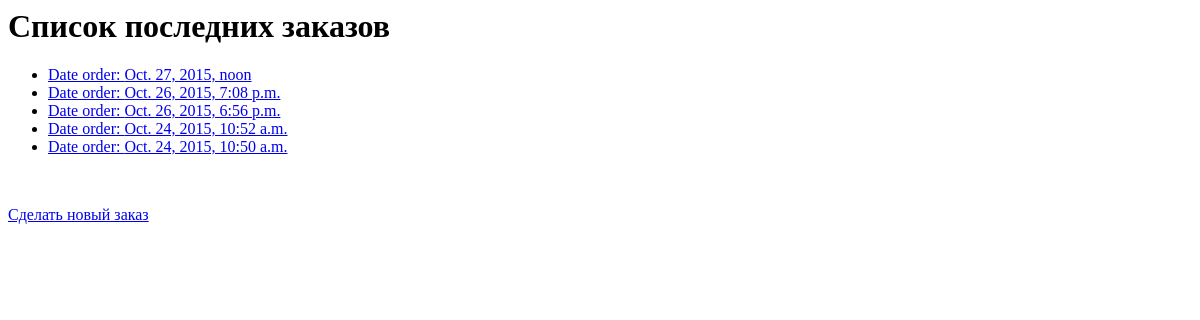
The page /lunch/ on the database as committed earlier.
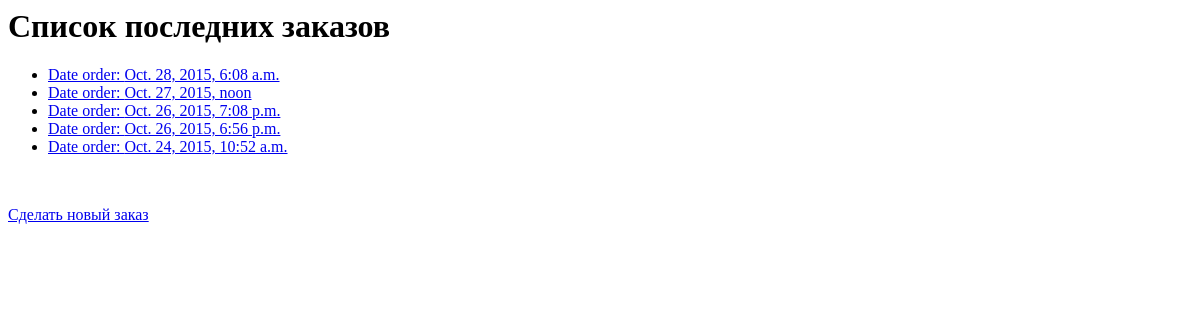
The same page on the database as committed later.
### lunch/models.py (models this page shows, shortened)
class Order(models.Model):
    DateOrder = models.DateTimeField('date order product')
    UserID = models.ForeignKey('User')

### lunch/views.py (the view)
def index(request):
    latest_order_list = Order.objects.order_by('-DateOrder')[:5]
    context = {'latest_order_list': latest_order_list}
    return render(request, 'lunch/index.html', context)

### lunch/templates/lunch/index.html (shortened to what this page needs)
<h1>Список последних заказов</h1>
{% if latest_order_list %}
    <ul>
    {% for Order in latest_order_list %}
        <li><a href="{% url 'lunch:detail' Order.id %}">Date order: {{ Order.DateOrder}}</a></li>
    {% endfor %}
    </ul>
{% else %}
    <p>No lunch are available.</p>
{% endif %}
<p><a href = "{% url 'lunch:neworder' %}">Сделать новый заказ </p>

Rows that differ between the two databases and show on the page:
no longer on this page (row unchanged): Order: DateOrder "Oct. 24, 2015, 10:50 a.m."
added Order: DateOrder "Oct. 28, 2015, 6:08 a.m."
